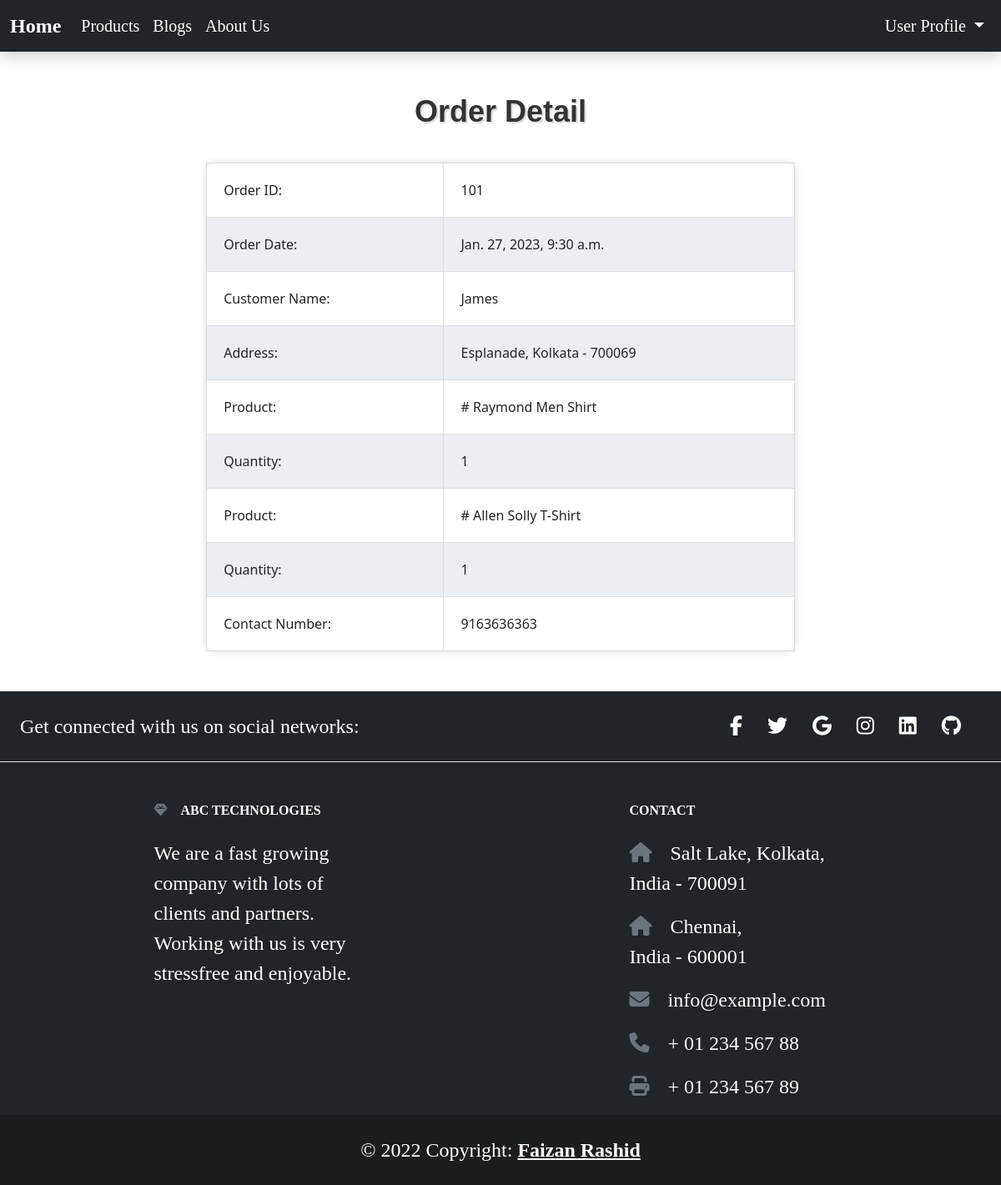
Screenshot of /product/orderdetail/101/ with the database file from the repository.
### modules/product/ProductApp/models.py (models this page shows, shortened)
class OrderModel(BaseModel, AddressModel):
    gid = models.UUIDField(unique=True, default=uuid.uuid4, editable=False)
    ordered_by = models.ForeignKey(User, default=None, related_name='ordermodel_ordered_by', on_delete=models.CASCADE)
    cart = models.ForeignKey(CartModel, related_name='ordermodel_cart', on_delete=models.CASCADE, null=True, blank=True)
    addcart = models.ForeignKey(AddCartModel,  related_name='ordermodel_addcart', on_delete=models.CASCADE, null=True, blank=True)
    email = models.EmailField(null=True, blank=True)
    mobile_number = models.IntegerField(null=True, blank=True)
    total_amount = models.PositiveIntegerField(null=True, blank=True)
    quantity = models.IntegerField(null=True, blank=True)
    slug = models.SlugField(unique=True)

class CartItem(BaseModel, AddressModel):
    gid = models.UUIDField(unique=True, default=uuid.uuid4, editable=False)
    product = models.ForeignKey(ProductModel, related_name='cartitemmodel_product', on_delete=models.CASCADE, null=True, blank=True)
    amount = models.IntegerField(null=True, blank=True)
    quantity = models.IntegerField(null=True, blank=True)

class ProductModel(BaseModel, AddressModel):
    gid = models.UUIDField(unique=True, default=uuid.uuid4, editable=False)
    name = models.CharField(max_length=100, null=True, blank=True)
    price = models.IntegerField(null=True, blank=True)
    category = models.ForeignKey(CategoryModel, related_name='productmodel_category',on_delete=models.CASCADE, null=True, blank=True )
    tags = models.ManyToManyField(TagModel, related_name="productmodel_tags")
    description = models.CharField(max_length=200, null=True, blank=True)
    image = models.ImageField(upload_to='images', default="", null=True, blank=True)
    company = models.CharField(max_length=100, null=True, blank=True)
    manufacturing_date = models.DateTimeField(null=True, blank=True)
    expiry_date = models.DateTimeField(null=True, blank=True)
    slug = models.SlugField(unique=True)
    def __str__(self):
        return self.name

### modules/product/ProductApp/views.py (the view)
# urls.py: path('orderdetail/<int:pk>/', views.OrderDetail.as_view(), name="orderdetail"),
class OrderDetail(DetailView):
    model = OrderModel
    def get_context_data(self,  *args, **kwargs):
        context = super().get_context_data(**kwargs)
        cartlist = AddCartModel.objects.all()
        context['cartlist'] = cartlist
        return context

### modules/product/ProductApp/templates/ProductApp/ordermodel_detail.html (shortened to what this page needs)
{% extends 'ProductApp/base.html' %}
{% load static %}
{% block style %}
{% load static %}
{% endblock %}
{% block content %}
<div class='container-fluid my-5'>
    <h1>Order Detail</h1>
    <table>
      <tr>
        <td>Order ID:</td>
        <td>{{ object.id }}</td>
      </tr>
      <tr>
        <td>Order Date:</td>
        <td>{{ object.created_at }}</td>
      </tr>
      <tr>
        <td>Customer Name:</td>
        <td>{{object.ordered_by}}</td>
      </tr>
      <tr>
        <td>Address:</td>
        <td>{{object.street}}, {{object.city}} - {{object.pin_code}}</td>
      </tr>
      {% if object.cart %}
      <tr>
        <td>Product:</td>
        <td>{{ object.cart.product.name }}</td>
      </tr>
      <tr>
        <td>Quantity:</td>
        <td>{{ object.quantity }}</td>
      </tr>
      {% else %}
      {% for item in cartlist %}
            {% for i in item.product.all %}
            <tr>
                <td>Product:</td>
                <td># {{i.product}}</td>
            </tr>
            <tr>
                <td>Quantity:</td>
                <td>{{i.quantity}}</td>
            </tr>
            {% endfor %}
       {% endfor %}
       {% endif %}
      <tr>
        <td>Contact Number:</td>
        <td>{{object.mobile_number}}</td>
      </tr>
    </table>
</div>
{% endblock %}

### modules/product/ProductApp/templates/ProductApp/ordermodel_detail.html (style rules this page uses)
h1 { text-align: center; margin-top: 50px; font-family: Arial, sans-serif; font-size: 36px; font-weight : bold; color: #333; text-shadow: 2px 2px #dddddd; }
table { width: 80%; margin: 40px auto; border-collapse: collapse; box-shadow: 0px 0px 10px #dddddd; border-radius: 10px; background-color: #fff; }
td, th { border: 1px solid #dddddd; padding: 8px; text-align: left; }
tr:nth-child(even) { background-color: #787e87; }
table { width: 60%; text-align: center; border-spacing: 0; }
td, th { padding: 20px; }
tr:nth-child(even) { background-color: #ebeef2; }
td { border-bottom: 1px solid #ddd; }

### rows the page displays
OrderModel: id "101", created_at "Jan. 27, 2023, 9:30 a.m.", ordered_by "James", street "Esplanade", city "Kolkata", pin_code "700069", mobile_number "9163636363"
CartItem: product "Raymond Men Shirt", quantity "1"
CartItem: product "Allen Solly T-Shirt", quantity "1"
